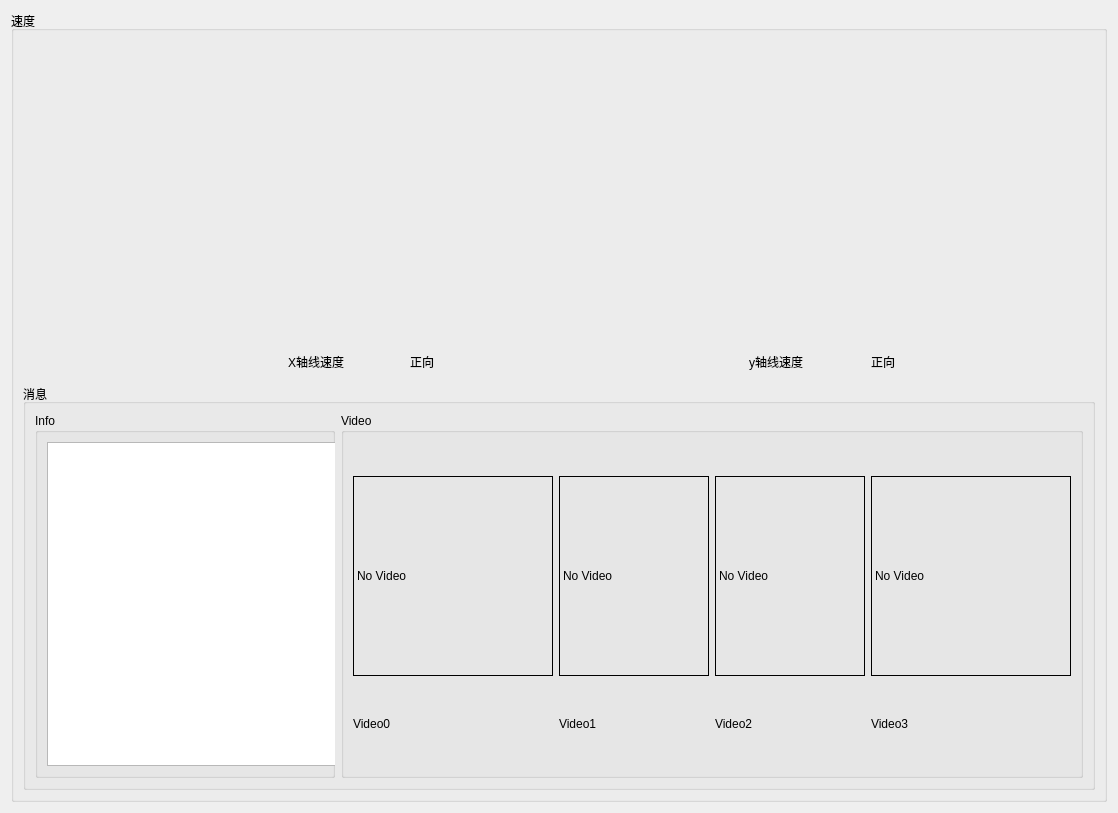
          <widget class="QWidget" name="tab_status">
           <attribute name="title">
            <string>基本</string>
           </attribute>
           <layout class="QVBoxLayout" name="verticalLayout_13">
            <item>
             <widget class="QGroupBox" name="groupBox_2">
              <property name="minimumSize">
               <size>
                <width>782</width>
                <height>791</height>
               </size>
              </property>
              <property name="title">
               <string>速度</string>
              </property>
              <layout class="QVBoxLayout" name="verticalLayout_12">
               <item>
                <layout class="QVBoxLayout" name="verticalLayout_4">
                 <item>
                  <layout class="QGridLayout" name="gridLayout_2">
                   <item row="0" column="0">
                    <layout class="QVBoxLayout" name="verticalLayout">
                     <item>
                      <widget class="QWidget" name="widget_speed_x" native="true">
                       <property name="minimumSize">
                        <size>
                         <width>300</width>
                         <height>300</height>
                        </size>
                       </property>
                       <property name="maximumSize">
                        <size>
                         <width>300</width>
                         <height>300</height>
                        </size>
                       </property>
                      </widget>
                     </item>
                     <item>
                      <layout class="QHBoxLayout" name="horizontalLayout">
                       <item>
                        <widget class="QLabel" name="label_7">
                         <property name="minimumSize">
                          <size>
                           <width>32</width>
                           <height>32</height>
                          </size>
                         </property>
                         <property name="maximumSize">
                          <size>
                           <width>32</width>
                           <height>32</height>
                          </size>
                         </property>
                         <property name="text">
                          <string/>
                         </property>
                         <property name="pixmap">
                          <pixmap resource="../resources/images.qrc">:/images/speed.png</pixmap>
                         </property>
                        </widget>
                       </item>
                       <item>
                        <widget class="QLabel" name="label_4">
                         <property name="maximumSize">
                          <size>
                           <width>80</width>
                           <height>30</height>
                          </size>
                         </property>
                         <property name="text">
                          <string>X轴线速度</string>
                         </property>
                        </widget>
                       </item>
                       <item>
                        <widget class="QLabel" name="label_dir_x">
                         <property name="maximumSize">
                          <size>
                           <width>30</width>
                           <height>30</height>
                          </size>
                         </property>
                         <property name="text">
                          <string>正向</string>
                         </property>
                        </widget>
                       </item>
                      </layout>
                     </item>
                    </layout>
                   </item>
                   <item row="0" column="1">
                    <layout class="QVBoxLayout" name="verticalLayout_3">
                     <item>
                      <widget class="QWidget" name="widget_speed_y" native="true">
                       <property name="minimumSize">
                        <size>
                         <width>300</width>
                         <height>300</height>
                        </size>
                       </property>
                       <property name="maximumSize">
                        <size>
                         <width>300</width>
                         <height>300</height>
                        </size>
                       </property>
                      </widget>
                     </item>
                     <item>
                      <layout class="QHBoxLayout" name="horizontalLayout_2">
                       <item>
                        <widget class="QLabel" name="label_8">
                         <property name="minimumSize">
                          <size>
                           <width>32</width>
                           <height>32</height>
                          </size>
                         </property>
                         <property name="maximumSize">
                          <size>
                           <width>32</width>
                           <height>32</height>
                          </size>
                         </property>
                         <property name="text">
                          <string/>
                         </property>
                         <property name="pixmap">
                          <pixmap resource="../resources/images.qrc">:/images/speed.png</pixmap>
                         </property>
                        </widget>
                       </item>
                       <item>
                        <widget class="QLabel" name="label_5">
                         <property name="maximumSize">
                          <size>
                           <width>80</width>
                           <height>30</height>
                          </size>
                         </property>
                         <property name="text">
                          <string>y轴线速度</string>
                         </property>
                        </widget>
                       </item>
                       <item>
                        <widget class="QLabel" name="label_dir_y">
                         <property name="maximumSize">
                          <size>
                           <width>30</width>
                           <height>30</height>
                          </size>
                         </property>
                         <property name="text">
                          <string>正向</string>
                         </property>
                        </widget>
                       </item>
                      </layout>
                     </item>
                    </layout>
                   </item>
                  </layout>
                 </item>
                 <item>
                  <widget class="QGroupBox" name="groupBox_12">
                   <property name="sizePolicy">
                    <sizepolicy hsizetype="MinimumExpanding" vsizetype="Preferred">
                     <horstretch>0</horstretch>
                     <verstretch>0</verstretch>
                    </sizepolicy>
                   </property>
                   <property name="minimumSize">
                    <size>
                     <width>300</width>
                     <height>0</height>
                    </size>
                   </property>
                   <property name="title">
                    <string>消息</string>
                   </property>
                   <layout class="QHBoxLayout" name="horizontalLayout_14">
                    <item>
                     <layout class="QHBoxLayout" name="horizontalLayout_7">
                      <item>
                       <widget class="QGroupBox" name="groupBox_4">
                        <property name="maximumSize">
                         <size>
                          <width>300</width>
                          <height>16777215</height>
                         </size>
                        </property>
                        <property name="title">
                         <string>Info</string>
                        </property>
                        <layout class="QVBoxLayout" name="verticalLayout_11">
                         <item>
                          <widget class="QListView" name="view_logging">
                           <property name="minimumSize">
                            <size>
                             <width>300</width>
                             <height>0</height>
                            </size>
                           </property>
                           <property name="maximumSize">
                            <size>
                             <width>256</width>
                             <height>387</height>
                            </size>
                           </property>
                          </widget>
                         </item>
                        </layout>
                       </widget>
                      </item>
                      <item>
                       <widget class="QGroupBox" name="groupBox_6">
                        <property name="title">
                         <string>Video</string>
                        </property>
                        <layout class="QHBoxLayout" name="horizontalLayout_15">
                         <item>
                          <layout class="QGridLayout" name="gridLayout_3">
                           <item row="0" column="0">
                            <widget class="QLabel" name="label_video0">
                             <property name="minimumSize">
                              <size>
                               <width>200</width>
                               <height>200</height>
                              </size>
                             </property>
                             <property name="maximumSize">
                              <size>
                               <width>200</width>
                               <height>200</height>
                              </size>
                             </property>
                             <property name="styleSheet">
                              <string notr="true">border:1px solid rgb(0, 0, 0)</string>
                             </property>
                             <property name="text">
                              <string>No Video</string>
                             </property>
                            </widget>
                           </item>
                           <item row="0" column="1">
                            <widget class="QLabel" name="label_video1">
                             <property name="minimumSize">
                              <size>
                               <width>150</width>
                               <height>150</height>
                              </size>
                             </property>
                             <property name="maximumSize">
                              <size>
                               <width>200</width>
                               <height>200</height>
                              </size>
                             </property>
                             <property name="styleSheet">
                              <string notr="true">border:1px solid rgb(0, 0, 0)</string>
                             </property>
                             <property name="text">
                              <string>No Video</string>
                             </property>
                            </widget>
                           </item>
                           <item row="0" column="2">
                            <widget class="QLabel" name="label_video2">
                             <property name="minimumSize">
                              <size>
                               <width>150</width>
                               <height>150</height>
                              </size>
                             </property>
                             <property name="maximumSize">
                              <size>
                               <width>200</width>
                               <height>200</height>
                              </size>
                             </property>
                             <property name="styleSheet">
                              <string notr="true">border:1px solid rgb(0, 0, 0)</string>
                             </property>
                             <property name="text">
                              <string>No Video</string>
                             </property>
                            </widget>
                           </item>
                           <item row="0" column="3">
                            <widget class="QLabel" name="label_video3">
                             <property name="minimumSize">
                              <size>
                               <width>200</width>
                               <height>200</height>
                              </size>
                             </property>
                             <property name="maximumSize">
                              <size>
                               <width>200</width>
                               <height>200</height>
                              </size>
                             </property>
                             <property name="styleSheet">
                              <string notr="true">border:1px solid rgb(0, 0, 0)</string>
                             </property>
                             <property name="text">
                              <string>No Video</string>
                             </property>
                            </widget>
                           </item>
                           <item row="1" column="0">
                            <widget class="QLabel" name="label_v_name0">
                             <property name="maximumSize">
                              <size>
                               <width>16777215</width>
                               <height>15</height>
                              </size>
                             </property>
                             <property name="text">
                              <string>Video0</string>
                             </property>
                            </widget>
                           </item>
                           <item row="1" column="1">
                            <widget class="QLabel" name="label_v_name1">
                             <property name="maximumSize">
                              <size>
                               <width>16777215</width>
                               <height>15</height>
                              </size>
                             </property>
                             <property name="text">
                              <string>Video1</string>
                             </property>
                            </widget>
                           </item>
                           <item row="1" column="2">
                            <widget class="QLabel" name="label_v_name2">
                             <property name="text">
                              <string>Video2</string>
                             </property>
                            </widget>
                           </item>
                           <item row="1" column="3">
                            <widget class="QLabel" name="label_v_name3">
                             <property name="maximumSize">
                              <size>
                               <width>16777215</width>
                               <height>15</height>
                              </size>
                             </property>
                             <property name="text">
                              <string>Video3</string>
                             </property>
                            </widget>
                           </item>
                          </layout>
                         </item>
                        </layout>
                       </widget>
                      </item>
                     </layout>
                    </item>
                   </layout>
                  </widget>
                 </item>
                </layout>
               </item>
              </layout>
             </widget>
            </item>
           </layout>
          </widget>
